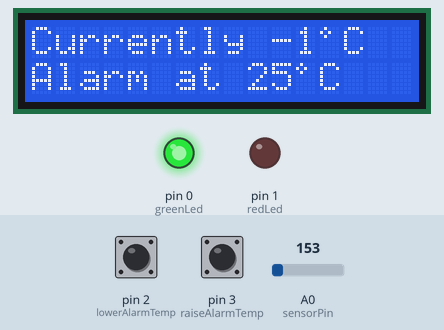
The sketch below on a simulated Arduino Uno, built with avr-gcc and run on an emulated ATmega328P. On the bench: 16×2 character LCD, output pins drawn as LEDs (lit = HIGH). The test bench sets the inputs (shaded band); at power-on: A0 (sensorPin) = 153, pin 2 (lowerAlarmTemp) HIGH, pin 3 (raiseAlarmTemp) HIGH.

Above: at 1.2 s.
1.3 s: A0 (sensorPin) set to 165
At 3.2 s:
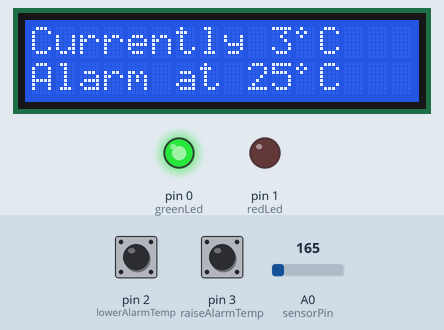
3.5 s: pin 2 (lowerAlarmTemp) pulled LOW for 1.2 s
At 5.1 s:
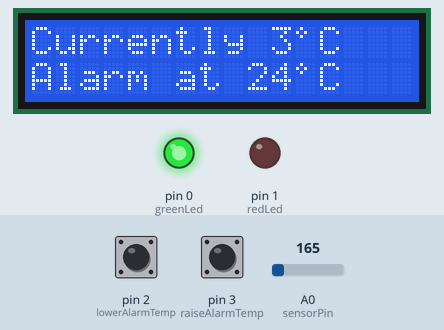
6.2 s: A0 (sensorPin) set to 175
At 8.1 s:
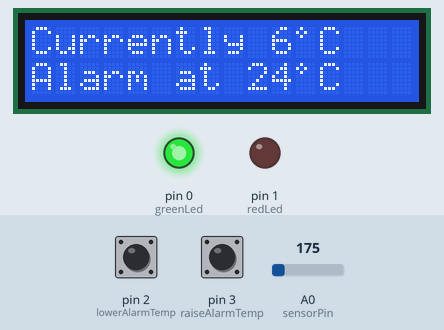
8.6 s: pin 3 (raiseAlarmTemp) pulled LOW for 1.2 s
At 10.1 s:
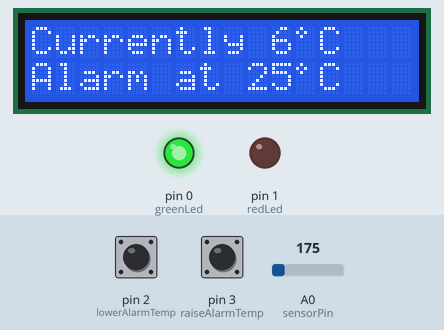
11.3 s: pin 3 (raiseAlarmTemp) pulled LOW for 1.2 s
At 13.0 s:
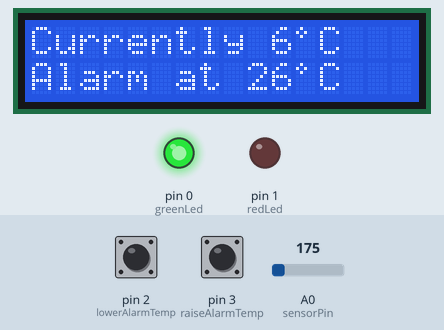
14.0 s: A0 (sensorPin) set to 191
At 15.0 s:
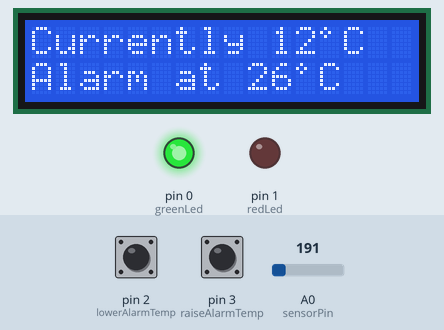
Timing chart, 0 to 16.6 s (numbered marks = the images above; inputs shaded):
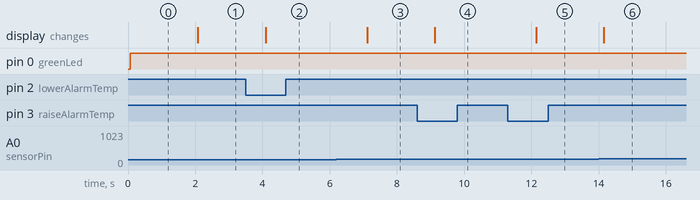

Measured:
- after the input at 1.3 s, the display: changes after 0.78 s (image 1)
- after the input at 3.5 s, the display: changes after 0.59 s (image 2)
- after the input at 6.2 s, the display: changes after 0.91 s (image 3)
- after the input at 8.6 s, the display: changes after 0.53 s (image 4)
- after the input at 11.3 s, the display: changes after 0.84 s (image 5)
- after the input at 14.0 s, the display: changes after 0.16 s (image 6)

The sketch:

adabox01-adalogger.ino
```cpp
// include the library code:
#include <LiquidCrystal.h>
#include <math.h>

// initialize the library with the numbers of the interface pins
LiquidCrystal lcd(6, 5, 9, 10, 11, 12);

// Degree symbol bitmap
byte degree[8] = {
  B01000,
  B10100,
  B01000,
  B00000,
  B00000,
  B00000,
  B00000,
  B00000,
};

//TMP36 Pin Variables
const int sensorPin = A0; //the analog pin the TMP36's Vout (sense) pin is connected to

//Pins for Tactile buttons used for raising or lowering alarm temperature
const int lowerAlarmTemp = 2;
const int raiseAlarmTemp = 3;


//Buzzer Pin
const int buzzer = 13;
//frequency out
int freq;

//Red and Green status LED's
const int redLed = 1;
const int greenLed = 0;

//Set to 1 to display Celsius instead of Fahrenheit
int celsius = 1;
//Alarm value, change to what starting value should be.
int alarmTemp = 25;
void setup() {
  //Create the degree symbol bitmap
  lcd.createChar(0, degree);

  // set up the LCD's number of columns and rows:
  lcd.begin(16, 2);

  //Set tactile buttons as inputs, use of pullup means we dont need external resistor
  pinMode(2, INPUT_PULLUP);
  pinMode(3, INPUT_PULLUP);

  // Set buzzer pin as output
  pinMode(13, OUTPUT);

  //Set LED's as output
  pinMode(0, OUTPUT);
  pinMode(1, OUTPUT);
}

//Function that runs when button pressed to lower alarm temperature
void lowerAlarm()
{

  static unsigned long last_interrupt_time = 0;
  unsigned long interrupt_time = millis();
  // If interrupts come faster than 400ms, assume it's a bounce and ignore
  if (interrupt_time - last_interrupt_time > 400)
  {
    alarmTemp = alarmTemp - 1; //Lower alarmTemp by one
  }
  last_interrupt_time = interrupt_time;

}

//Function that runs when button pressed to raise alarm temperature
void raiseAlarm()
{
  static unsigned long last_interrupt_time = 0;
  unsigned long interrupt_time = millis();
  // If interrupts come faster than 400ms, assume it's a bounce and ignore
  if (interrupt_time - last_interrupt_time > 400)
  {
    alarmTemp = alarmTemp + 1; //Raise alarmTemp by one
  }
  last_interrupt_time = interrupt_time;
}

void loop() {

  //Interupt that when lowerAlarmTemp button is pressed runs lowerAlarm function
  attachInterrupt(digitalPinToInterrupt(lowerAlarmTemp), lowerAlarm, FALLING);
  //Interupt that when raiseAlarmTemp button is pressed runs raiseAlarm function
  attachInterrupt(digitalPinToInterrupt(raiseAlarmTemp), raiseAlarm, FALLING);

  //Clear LCD
  lcd.clear();

  //Display Currently on the LCD
  lcd.print("Currently ") ;

  //getting the voltage reading from the temperature sensor
  int reading = analogRead(sensorPin);
  // converting that reading to voltage, for 3.3v arduino use 3.3
  float voltage = reading * 3.3;
  voltage /= 1024.0;

  float temperatureC = (voltage - 0.5) * 100 ;  //converting from 10 mv per degree with 500 mV offset
  //to degrees ((voltage - 500mV) times 100)

  if (celsius == 1) //If you set temperature as Celsius it will print Celsius values
  {
    //Round the temperature to a whole number
    float roundedTempC = round(temperatureC);

    // Display temperature in C
    lcd.print(roundedTempC, 0);
    lcd.write(byte(0)); //Degree symbol we created earlier
    lcd.print("C");

    // Display alarm Temp
    lcd.setCursor(0, 1);
    lcd.print("Alarm at ");
    lcd.print(alarmTemp);
    lcd.write(byte(0));
    lcd.print("C");

    //Check if temperature is equal or greater than alarmTemp
    if (roundedTempC >= alarmTemp)
    {
      tone(buzzer, 200); // Play alarm tone
      delay(400);
      noTone(buzzer);
      digitalWrite(redLed, HIGH); //Turn red LED on
      digitalWrite(greenLed, LOW); //Turn green LED off
    }
    else
    {
      noTone(buzzer); //Make sure alarm is off
      digitalWrite(redLed, LOW); //Turn red LED off
      digitalWrite(greenLed, HIGH); //Turn green LED on
    }
  }
  else //Display in Fahrenheit
  {
    //Convert from Celsius to Fahrenheit
    float temperatureF = (temperatureC * 9.0 / 5.0) + 32.0;

    //Round the temperature to a whole number
    float roundedTempF = round(temperatureF);

    // Display temperature in F
    lcd.print(roundedTempF, 0);
    lcd.write(byte(0)); //Degree symbol we created earlier
    lcd.print("F");

    // Display alarm Temp
    lcd.setCursor(0, 1);
    lcd.print("Alarm at ");
    lcd.print(alarmTemp);
    lcd.write(byte(0));
    lcd.print("F");

    //Check if temperature is equal or greater than alarmTemp
    if (roundedTempF >= alarmTemp)
    {
      tone(buzzer, 200); // Play alarm tone
      delay(400);
      noTone(buzzer);
      digitalWrite(redLed, HIGH); //Turn red LED on
      digitalWrite(greenLed, LOW); //Turn green LED off
    }
    else
    {
      noTone(buzzer); //Make sure alarm is off
      digitalWrite(redLed, LOW); //Turn red LED off
      digitalWrite(greenLed, HIGH); //Turn green LED on
    }
  }
  delay(1000);
}
```
